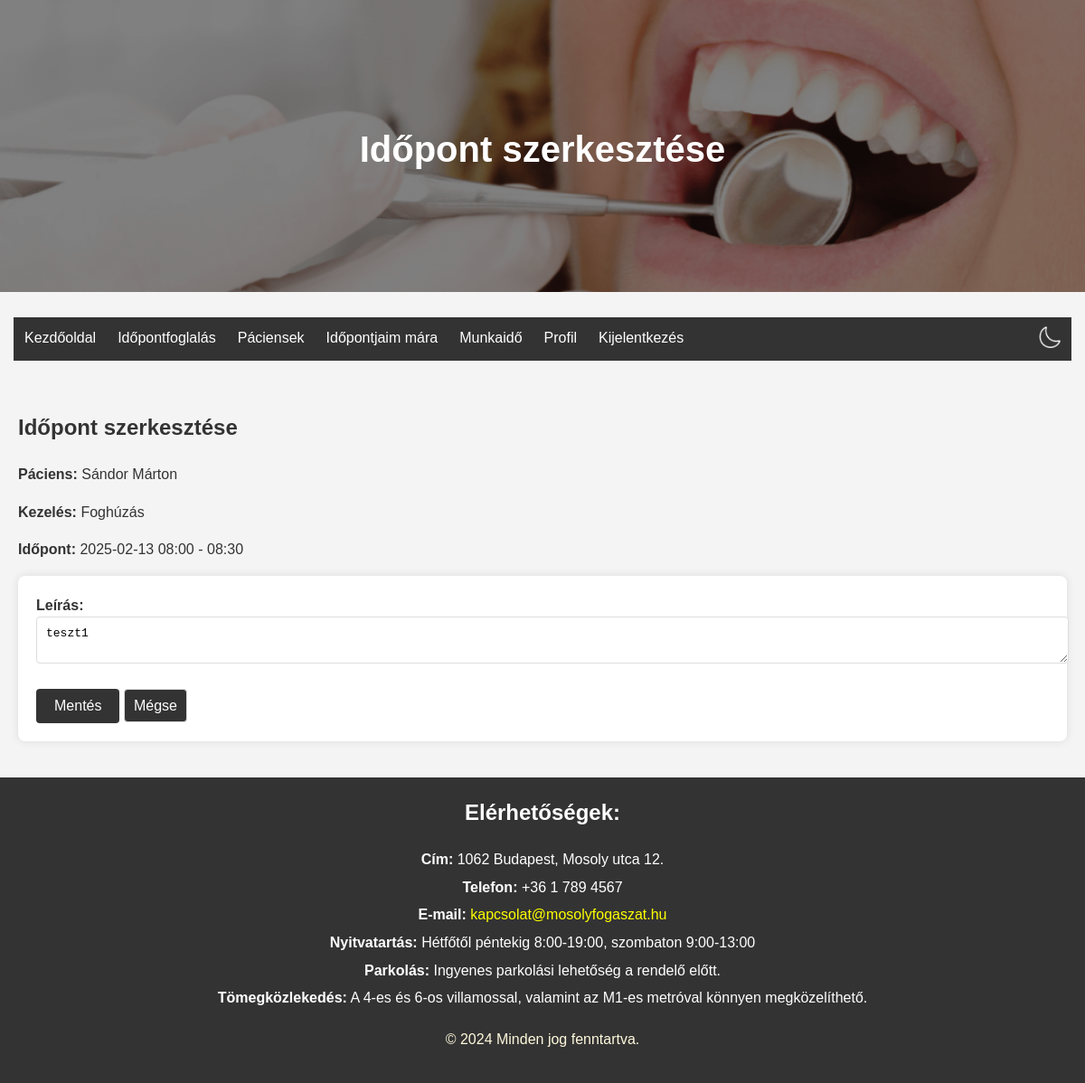
The app's page /edit_appointment/a1d15e2e95e94aa78ea8707ada32f39e/ (signed in) with its own data.
### rendeloweboldal/models.py (models this page shows, shortened)
class Patient(models.Model):
    id = models.CharField(max_length=64, primary_key=True)  # same as RendeloUser.id
    name = models.CharField(max_length=255)  # FHIR 'name' field
    gender = models.CharField(max_length=10, choices=[('male', 'Male'), ('female', 'Female')])
    birthDate = models.DateField(null=True, blank=True)  # FHIR 'birthDate' field
    telecom = models.CharField(max_length=255, null=True, blank=True)  # FHIR 'telecom' field for contact details

class Treatment(models.Model):
    id = models.UUIDField(primary_key=True, default=uuid4, editable=False)  # FHIR resource identifier
    name = models.CharField(max_length=255)  # FHIR 'name' field
    description = models.TextField()  # FHIR 'description' field
    duration = models.DurationField(null=True, blank=True)  # Kezelés hossza (opcionális)
    price = models.DecimalField(max_digits=10, decimal_places=0)  # Ár

class Appointment(models.Model):
    id = models.UUIDField(primary_key=True, default=uuid4, editable=False)  # FHIR resource identifier
    patient = models.CharField(max_length=64, null=True, blank=True)  # Az időpontot foglaló páciens azonosítója
    practitioner = models.ForeignKey(Doctor, on_delete=models.CASCADE)  # Link to Practitioner resource
    treatment = models.ForeignKey(Treatment, on_delete=models.SET_NULL, null=True, blank=True)  # Link to Treatment
    start = models.DateTimeField()  # Kezdési időpont
    end = models.DateTimeField()  # Befejezési időpont
    status = models.CharField(max_length=64, null=True, blank=True)  # Időpont státusza (pl. foglalt, elérhető)
    custom_description = models.TextField(null=True, blank=True)  # Egyéb információk

### rendeloweboldal/views.py (the view)
# urls.py: path('edit_appointment/<str:appointment_id>/', views.edit_appointment, name='edit_appointment'),
@login_required
def edit_appointment(request, appointment_id):
    if not (request.user.is_staff and not request.user.is_superuser):
        return redirect('home')
    appointment = get_object_or_404(Appointment, id=appointment_id)
    patient = get_object_or_404(Patient, id=appointment.patient)
    treatment = get_object_or_404(Treatment, id=appointment.treatment.id)
    if request.method == 'POST':
        custom_description = request.POST.get('custom_description')
        appointment.custom_description = custom_description
        appointment.save()
        return redirect(f'/appointments_today/?date={appointment.start.date().strftime("%Y-%m-%d")}')
    return render(request, 'edit_appointment.html', {
        'appointment': appointment,
        'patient': patient,
        'treatment': treatment,
        'selected_date': appointment.start.date().strftime("%Y-%m-%d")
    })

### rendeloweboldal/templates/edit_appointment.html (shortened to what this page needs)
{% extends "base.html" %}
{% load static %}
{% block header_title %}Időpont szerkesztése{% endblock %}
{% block content %}
<section class="edit-appointment">
    <h2>Időpont szerkesztése</h2>
    <p><strong>Páciens:</strong> {{ patient.name }}</p>
    <p><strong>Kezelés:</strong> {{ treatment.name }}</p>
    <p><strong>Időpont:</strong> {{ appointment.start|date:"Y-m-d H:i" }} - {{ appointment.end|date:"H:i" }}</p>
    <form method="post" action="{% url 'edit_appointment' appointment.id %}">
        <label for="custom_description">Leírás:</label>
        <textarea id="custom_description" name="custom_description">{{ appointment.custom_description }}</textarea>
        <button type="submit">Mentés</button>
        <a href="{% url 'appointments_today' %}?date={{ selected_date }}" class="button-like">Mégse</a>
    </form>
</section>
{% endblock %}

### rendeloweboldal/static/Css/style.css (style rules this page uses)
body { font-family: Arial, sans-serif; line-height: 1.6; margin: 0; padding: 0; background-color: #f4f4f4; }
form { background-color: white; padding: 20px; margin-bottom: 20px; border-radius: 8px; box-shadow: 0 0 10px rgba(0, 0, 0, 0.1); }
form label { font-weight: bold; }
form input, form select, form textarea { padding: 10px; border: 1px solid #ddd; border-radius: 4px; font-size: 1em; width: 100%; margin-bottom: 10px; }
form button { padding: 10px 20px; border: none; border-radius: 4px; background-color: #333; color: white; font-size: 1em; cursor: pointer; transition: background-color 0.3s; }
.button-like { display: inline-block; padding: 5px 10px; margin-top: 10px; border: 1px solid #ddd; border-radius: 4px; background-color: #f2f2f2; cursor: pointer; text-decoration: none; color: #333; transition: background-color 0.3s; }
button { padding: 10px 20px; border: none; border-radius: 4px; background-color: #333; color: white; font-size: 1em; cursor: pointer; transition: background-color 0.3s; }

### rendeloweboldal/static/Css/colors_light.css (style rules this page uses)
body, header { background-color: #f4f4f4; color: #333; }
form, .intro, .pricing, .appointments, .appointment, .patient-detail, .working-hours-form, .info-message, .profile, .admin { background-color: white; color: #333; }
.button, .button-like, button, .add-button, .edit-button, .delete-button, .cancel-button, .dialog-box button { background-color: #333; color: white; }

### records on screen
Patient: name "Sándor Márton"
Treatment: name "Foghúzás"
Appointment: start "2025-02-13 08:00", end "08:30", custom_description "teszt1"
